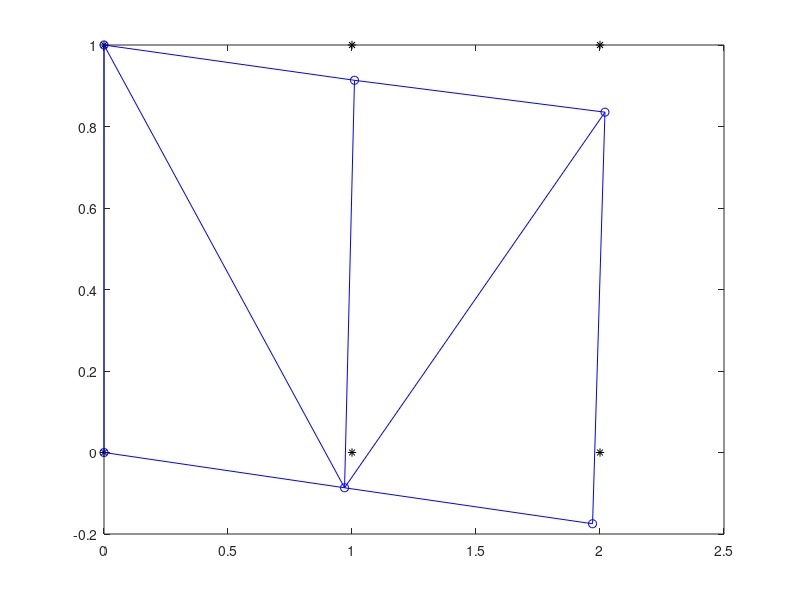

MATLAB code to generate this figure:
clear
clc

Coord = [0 0;
    1 0;
    2 0;
    0 1;
    1 1;
    2 1]; %coordenadas x y de los nodos
%Coord = [0 0; 1 0; 0 1];


Elem = [1 2;
    2 3;
    1 4;
    2 4;
    2 5;
    2 6;
    3 6;
    4 5;
    5 6]; %referir a que nodos estan conectados los elementos
%Elem = [1 2; 2 3; 3 1];


E = 200000; %en MPa

A = 1; % en mm^2 pueden ser matrices (diferente para cada elemento)

%armar la matriz
nnod = size(Coord,1); %cant de nodos
ndof = 2*nnod; %degrees of freedom
nelem = size(Elem,1); %cantidad de elementos
K = zeros(ndof);

for i=1:nelem
    %matriz de rigidez
    V =Coord(Elem(i,2),:)-Coord(Elem(i,1),:); %vector del elemento
    L = norm(V);
    Kel = A*E/L *[1 -1;-1 1];
    
    %giro la matriz
    cos_seno = V/L ; %cosenos del vector
    cos_tita = cos_seno(1);
    sen_tita = cos_seno(2);
    Q = [cos_tita sen_tita 0 0;
        0 0 cos_tita sen_tita];
    KelGlobal = Q'*Kel*Q;
    
    %meterlo en la matriz enorme
    dir = [Elem(i,1)*2-1 Elem(i,1)*2 Elem(i,2)*2-1 Elem(i,2)*2];%donde tiene que ir
    
    K(dir,dir) = K(dir, dir) + KelGlobal;

end


%Condiciones de borde
BC =[1 7 8]; % nodos agarrados (cada nodo tiene 2 elemento)
%BC = [1 5 6];
Libres = 1:ndof;
Libres(BC) = []; %eliminar los que tengan BC

Kreducida = K (Libres, Libres);

%Fuerzas
R =zeros(ndof,1);
R(4) =- 2000;
R(6)=- 2000; %global
% R(4) = -2000;
Rreducida = R(Libres); %reducido

%Calcular movimientos
U = zeros(ndof,1);
U(Libres) = Kreducida\Rreducida; %matriz\vector es inversa de matriz * vector



plot(Coord(:,1),Coord(:,2),'k*')
hold on
Deformada = Coord + (reshape(U, 2,nnod))';
plot(Deformada(:,1),Deformada(:,2),'bo');
hold on
%spy(K)

%graficar elementos 
for i = 1:nelem
%     %reticulado sin deformar
%     Xs = Coord(Elem(i,:),1);
%     Ys = Coord(Elem(i,:),2);
%     plot(Xs,Ys,'k-');
%     hold on
    
    %reticulado deformado
    Xdef = Deformada(Elem(i,:),1);
    Ydef = Deformada(Elem(i,:),2);
    plot(Xdef, Ydef, 'b-');
    hold on
end
hold off

%Calcular fuerzas
F = K*U; 
sum(F); %comprobar que sumatoria de fuerzas y reacciones de 0

%Calcular tensiones (a chequear)
Stress = zeros(ndof,1);
for i=1:nelem
    
    V =Coord(Elem(i,2),:)-Coord(Elem(i,1),:); %vector del elemento
    L = norm(V);
    Bel = [-1/L 1/L];
    
    %giro la matriz
    cos_seno = V/L ; %cosenos del vector
    cos_tita = cos_seno(1);
    sen_tita = cos_seno(2);
    Q = [cos_tita sen_tita 0 0;
        0 0 cos_tita sen_tita];
    dir = [Elem(i,1)*2-1 Elem(i,1)*2 Elem(i,2)*2-1 Elem(i,2)*2];
    DeLocal = Q*U(dir); %elongacion de la barra en coordenadas locales
    
    Stress(i) = E*DeLocal(1)/L; %E*Bel*DeLocal; 
    %Bel*DeLocal es deformacion 
    %multiplicado por E tensiones

end